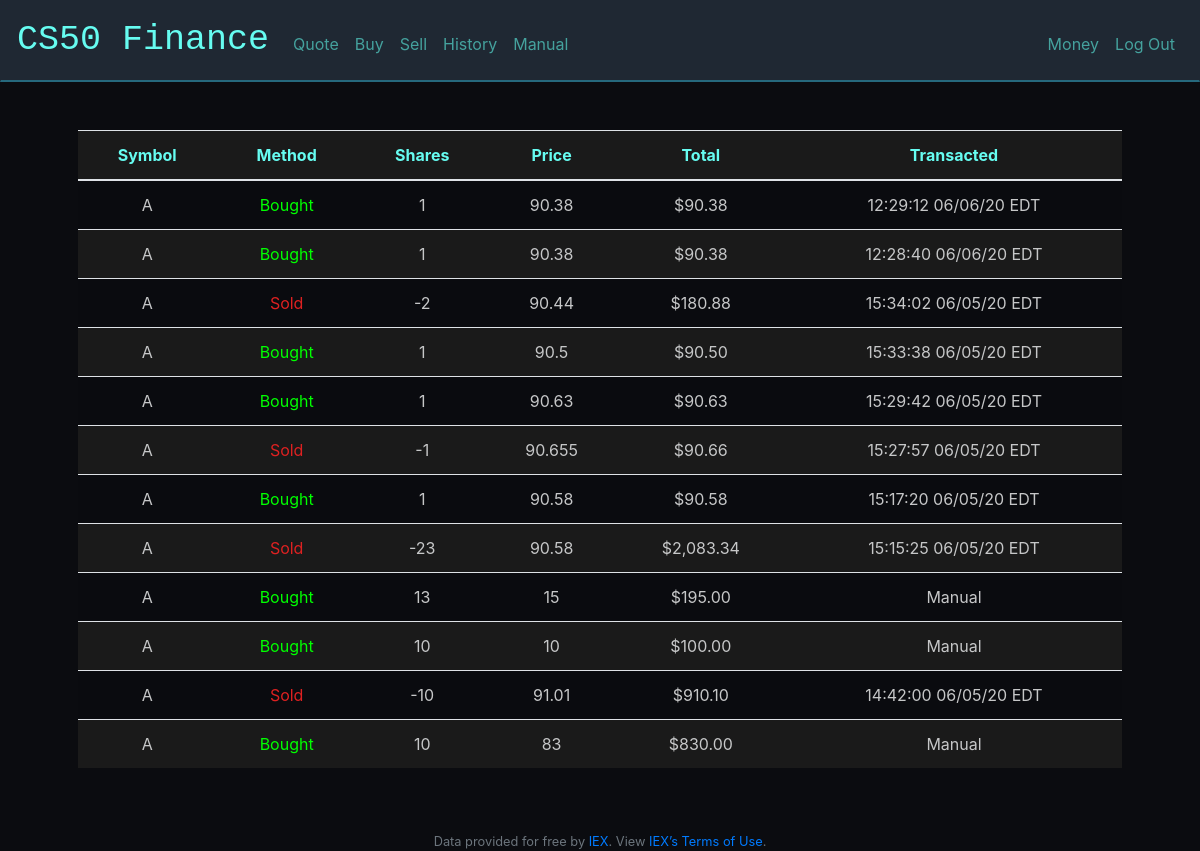
The app's page /history (signed in) with its own data.
### tables this page shows
CREATE TABLE history ( order_id INTEGER PRIMARY KEY AUTOINCREMENT NOT NULL, method TEXT NOT NULL, shares INT NOT NULL, symbol TEXT NOT NULL, price NUMERIC NOT NULL, value TEXT NOT NULL, transacted TEXT NOT NULL, person_id INTEGER, FOREIGN KEY (person_id) REFERENCES users (id) );

### application.py (the view)
@app.route("/history")
@login_required
def history():
    historylist = db.execute("SELECT * FROM history WHERE person_id= :id ORDER BY order_id DESC", id=session["user_id"])
    return render_template("history.html", historylist = historylist)

### application.py (called while the page is built)
@app.after_request
def after_request(response):
    response.headers["Cache-Control"] = "no-cache, no-store, must-revalidate"
    response.headers["Expires"] = 0
    response.headers["Pragma"] = "no-cache"
    return response

### helpers.py (called while the page is built)
def login_required(f):
    @wraps(f)
    def decorated_function(*args, **kwargs):
        if session.get("user_id") is None:
            return redirect("/login")
        return f(*args, **kwargs)
    return decorated_function

### templates/history.html (shortened to what this page needs)
{% extends "layout.html" %}
{% block main %}
 <table class="table table-striped">
        <thead>
            <tr style="background-color: #1a1a1a!important; color:#66FCF1">
                <th>Symbol</th>
                <th>Method</th>
                <th>Shares</th>
                <th>Price</th>
                <th>Total</th>
                <th>Transacted</th>
            </tr>
        </thead>
        <tbody>
                {% for dict in historylist %}
                    {% if dict["method"] == "Bought" or dict["method"] == "Add" %}
                    <tr>
                        <td>{{ dict["symbol"] }}</td>
                        <td style="color:lime">{{ dict["method"] }}</td>
                        <td>{{ dict["shares"] }}</td>
                        <td>{{ dict["price"] }}</td>
                        <td>{{ dict["value"] }}</td>
                        <td>{{ dict["transacted"] }}</td>
                    </tr>
                    {% elif dict["method"] == "Sold" or dict["method"] == "Withdraw" %}
                    <tr>
                        <td>{{ dict["symbol"] }}</td>
                        <td style="color:#de2121">{{ dict["method"] }}</td>
                        <td>{{ dict["shares"] }}</td>
                        <td>{{ dict["price"] }}</td>
                        <td>{{ dict["value"] }}</td>
                        <td>{{ dict["transacted"] }}</td>
                    </tr>
                    {% endif %}
                {% endfor %}
        </tbody>
</table>
{% endblock %}

### static/styles.css (style rules this page uses)
tr:nth-child(even) { background-color: #1a1a1a!important; }

### records on screen
history: symbol "A", method "Bought", shares "1", price "90.38", value "$90.38", transacted "12:29:12 06/06/20 EDT"
history: symbol "A", method "Bought", shares "1", price "90.38", value "$90.38", transacted "12:28:40 06/06/20 EDT"
history: symbol "A", method "Sold", shares "-2", price "90.44", value "$180.88", transacted "15:34:02 06/05/20 EDT"
history: symbol "A", method "Bought", shares "1", price "90.5", value "$90.50", transacted "15:33:38 06/05/20 EDT"
history: symbol "A", method "Bought", shares "1", price "90.63", value "$90.63", transacted "15:29:42 06/05/20 EDT"
history: symbol "A", method "Sold", shares "-1", price "90.655", value "$90.66", transacted "15:27:57 06/05/20 EDT"
history: symbol "A", method "Bought", shares "1", price "90.58", value "$90.58", transacted "15:17:20 06/05/20 EDT"
history: symbol "A", method "Sold", shares "-23", price "90.58", value "$2,083.34", transacted "15:15:25 06/05/20 EDT"
history: symbol "A", method "Bought", shares "13", price "15", value "$195.00", transacted "Manual"
history: symbol "A", method "Bought", shares "10", price "10", value "$100.00", transacted "Manual"
history: symbol "A", method "Sold", shares "-10", price "91.01", value "$910.10", transacted "14:42:00 06/05/20 EDT"
history: symbol "A", method "Bought", shares "10", price "83", value "$830.00", transacted "Manual"
